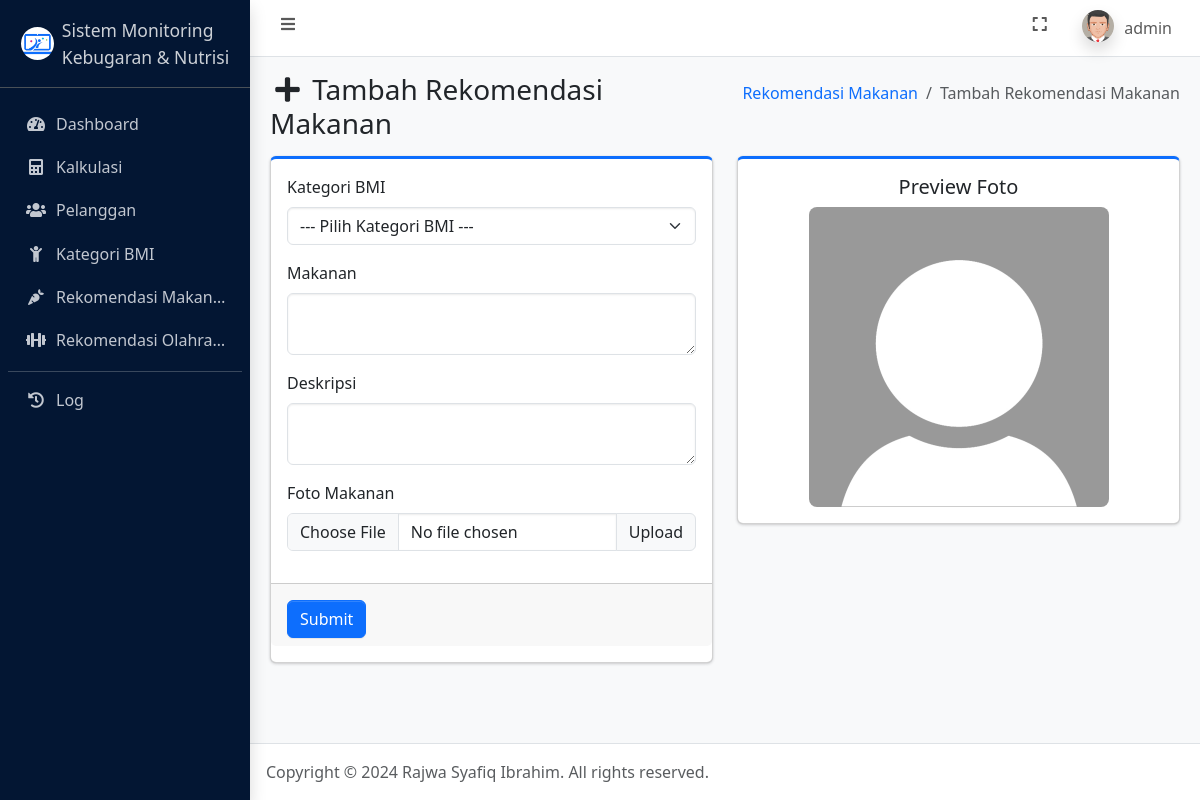
Page /tambah_rekomendasi_makanan.php (signed in) on the committed database.
### tables this page shows
CREATE TABLE `user` (
  `id_user` int(11) NOT NULL,
  `username` varchar(100) NOT NULL,
  `password` varchar(255) NOT NULL,
  `jabatan` enum('admin','petugas') NOT NULL,
  `nama` varchar(100) NOT NULL,
  `foto` text NOT NULL,
  `dibuat_pada` datetime NOT NULL
);

### connection.php (called while the page is built, shortened)
<?php
	$host = 'localhost';
	$user = 'root';
	$pass = '';
	$database = 'monitoring_kebugaran_dan_nutrisi';
	$conn = mysqli_connect($host, $user, $pass, $database);
    if (isset($_SESSION['id_user'])) {
    	$id_user = $_SESSION['id_user'];
		$dataUser = mysqli_fetch_assoc(mysqli_query($conn, "SELECT * FROM user WHERE id_user = $id_user"));
	}
?>

### tambah_rekomendasi_makanan.php (the view, shortened to what this page needs)
<?php
    require_once 'connection.php';
?>
<!DOCTYPE html>
<html lang="en">
<head>
    <?php include_once 'include/head.php'; ?>
</head>
<body class="layout-fixed sidebar-expand-lg bg-body-tertiary">
    <div class="app-wrapper">
        <?php include_once 'include/navbar.php'; ?>
        <?php include_once 'include/sidebar.php'; ?>
        <main class="app-main">
            <div class="app-content-header">
                <div class="container-fluid">
                    <div class="row">
                        <div class="col-sm-6">
                            <h3 class="mb-0"><i class="fas  fa-fw fa-plus"></i> Tambah Rekomendasi Makanan</h3>
                        </div>
                        <div class="col-sm-6">
                            <ol class="breadcrumb float-sm-end">
                                <li class="breadcrumb-item"><a href="rekomendasi_makanan.php">Rekomendasi Makanan</a></li>
                                <li class="breadcrumb-item active" aria-current="page">
                                    Tambah Rekomendasi Makanan
                                </li>
                            </ol>
                        </div>
                    </div>
                </div>
            </div>
            <div class="app-content">
                <div class="container-fluid">
                    <div class="row">
                        <div class="col-6">
                            <div class="card card-primary card-outline mb-4">
                                <form method="post" enctype="multipart/form-data">
                                    <div class="card-body">
                                        <div class="mb-3">
                                            <label for="id_kategori_bmi" class="form-label">Kategori BMI</label>
                                            <select class="form-select" id="id_kategori_bmi" name="id_kategori_bmi" required>
                                                <option value="0">--- Pilih Kategori BMI ---</option>
                                            </select>
                                        </div>
                                        <div class="mb-3">
                                            <label for="makanan" class="form-label">Makanan</label>
                                            <textarea class="form-control" id="makanan" name="makanan" required></textarea>
                                        </div>
                                        <div class="mb-3">
                                            <label for="deskripsi" class="form-label">Deskripsi</label>
                                            <textarea class="form-control" id="deskripsi" name="deskripsi" required></textarea>
                                        </div>
                                        <div class="mb-3">
                                            <label for="foto" class="form-label">Foto Makanan</label>
                                            <div class="input-group">
                                                <input type="file" class="form-control" id="foto" name="foto" onchange="previewImage(event)">
                                                <label class="input-group-text" for="foto">Upload</label>
                                            </div>
                                        </div>
                                    </div>
                                    <div class="card-footer pt-3">
                                        <button type="submit" name="btnTambahKategoriBmi" class="btn btn-primary">Submit</button>
                                    </div>
                                </form>
                            </div>
                        </div>
                        <div class="col-6">
                            <div class="card card-primary card-outline mb-4">
                                <div class="card-body text-center">
                                    <h5 class="form-label">Preview Foto</h5>
                                    <div class="row justify-content-between">
                                        <div class="col">
                                            <img id="preview-img" class="img-fluid rounded-3" src="assets/img/profiles/default.jpg" alt="default.jpg" style="max-height: 300px;">
                                        </div>
                                    </div>
                                </div>
                            </div>
                        </div>
                    </div>
                </div>
            </div>
        </main>
        <?php include_once 'include/footer.php'; ?>
    </div>
</body>
</html>

### include/navbar.php (shortened to what this page needs)
<nav class="app-header navbar navbar-expand bg-body">
    <div class="container-fluid">
        <ul class="navbar-nav">
            <li class="nav-item"> <a class="nav-link" data-lte-toggle="sidebar" href="#" role="button"> <i class="fas fa-fw fa-bars"></i> </a> </li>
        </ul>
        <ul class="navbar-nav ms-auto">
            <li class="nav-item"> <a class="nav-link" href="#" data-lte-toggle="fullscreen"> <i data-lte-icon="maximize" class="fas fa-fw fa-expand"></i> </a> </li>
            <li class="nav-item dropdown user-menu">
                <a href="#" class="nav-link dropdown-toggle" data-bs-toggle="dropdown" aria-expanded="false">
                    <img src="assets/img/profiles/<?= $dataUser['foto']; ?>" class="user-image rounded-circle shadow" alt="User Image">
                    <span class="d-none d-md-inline"><?= $dataUser['username']; ?></span>
                </a>
            </li>
        </ul>
    </div>
</nav>

### rows in the picture
user: foto (picture), username "admin"
